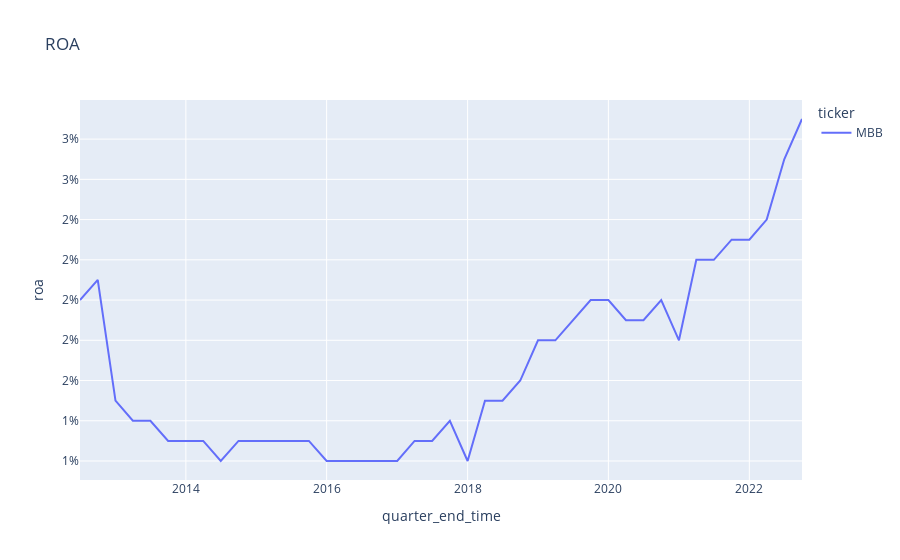

The cell this chart's notebook holds for it:
### Markdown cell above
## ROA (Return on Assets)

### Code cell
import seaborn as sns
import plotly.express as px

fig = px.line(
    balancesheet_financialratio_incomestatement_per_group,
    x="quarter_end_time",
    y="roa",
    color="ticker",
    title="ROA",
)
fig.layout.yaxis.tickformat = ',.0%'
fig.show()
